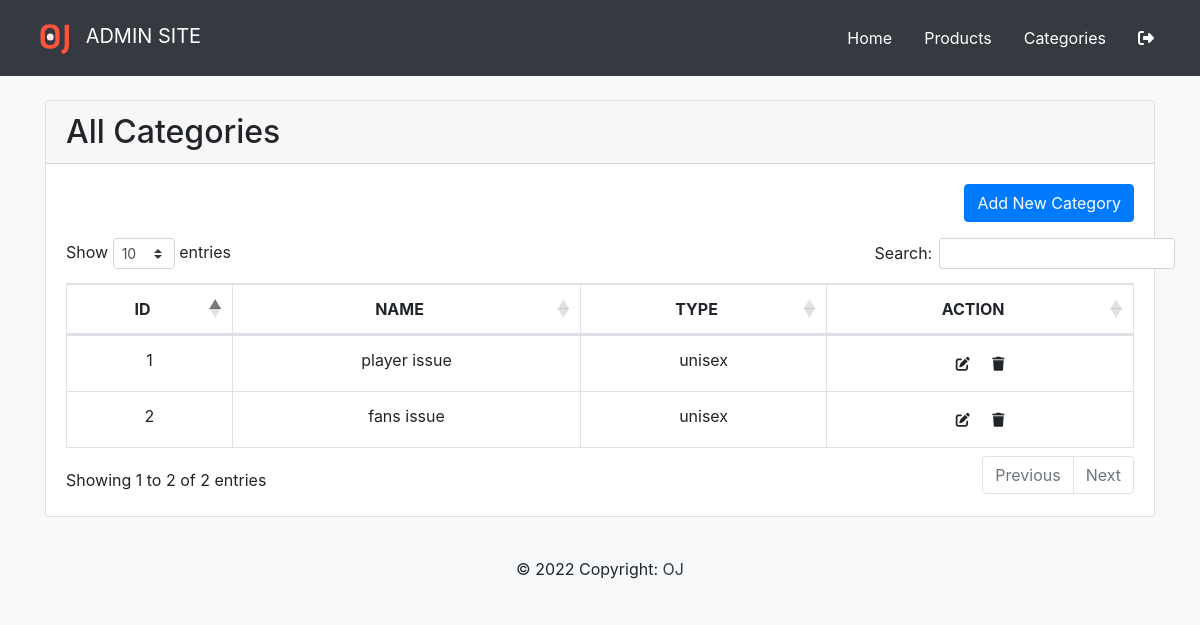
/admin/categories.php, run on an earlier commit of the app's database.
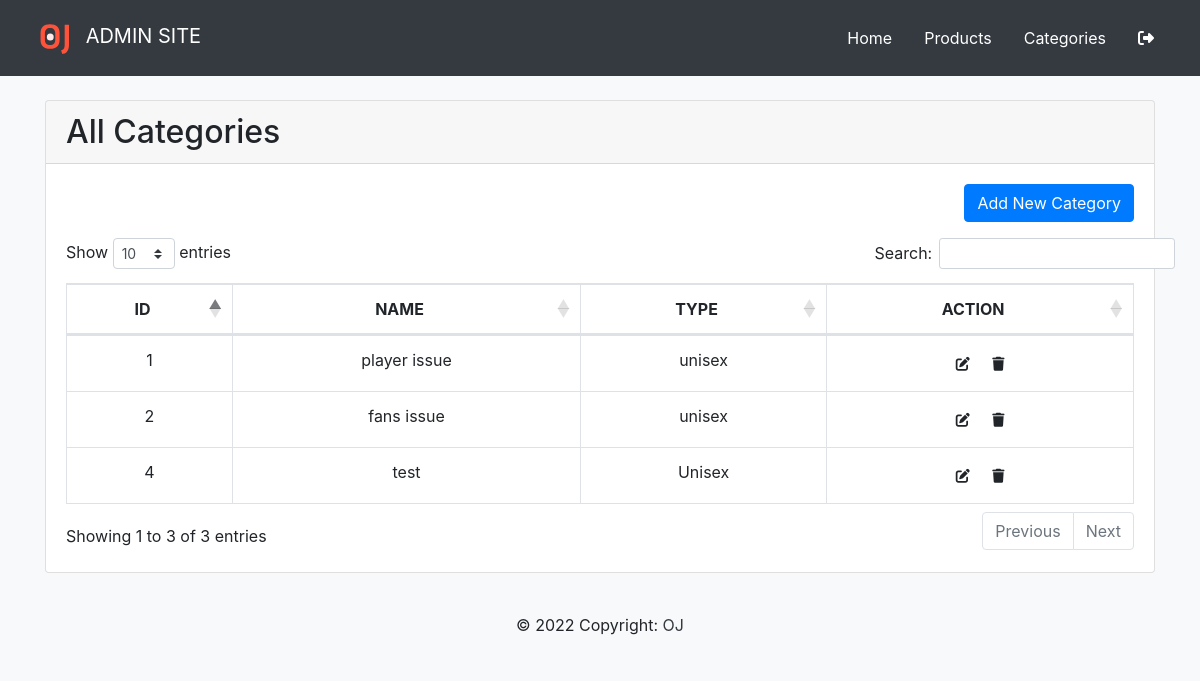
And on a later commit of the database.
### tables this page shows
CREATE TABLE `category` (
  `category_id` int NOT NULL,
  `category_name` varchar(255) DEFAULT NULL,
  `category_type` varchar(255) DEFAULT NULL,
  `created_at` timestamp NULL DEFAULT NULL,
  `updated_at` timestamp NULL DEFAULT NULL
);

### admin/categories.php (the view, shortened to what this page needs)
<!doctype html>
<html lang="en">
  <head>
    <?php include('layouts/header.php') ?>
  </head>
  <body class="bg-light">
      <?php include('layouts/navbar.php'); ?>
    <div class="container mb-4">
      <div class="card">
        <h2 class="card-header">All Categories</h2>
        <div class="card-body">
          <div class="row align-item-start">
            <div class="col"></div>
            <div class="col"></div>
            <div class="col"><a class="btn btn-primary ml-3 float-right" href="category-add.php">Add New Category</a></div>
          </div>
              <table class="table table-bordered text-center" id="dataTable">
                <thead>
                  <tr>
                    <th scope="col" class="text-center">ID</th>
                    <th scope="col" class="text-center">NAME</th>
                    <th scope="col" class="text-center">TYPE</th>
                    <th scope="col" class="text-center">ACTION</th>
                  </tr>
                </thead>
                <tbody>
                <?php
                  include('connection.php');
                  $sql = mysqli_query($conn, "select * from category");
                  while($data=mysqli_fetch_array($sql))
                  {
                ?>
                  <tr>
                    <td><?php echo $data['category_id'];?></td>
                    <td><?php echo $data['category_name'];?></td>
                    <td><?php echo $data['category_type'];?></td>
                    <td>
                    <button type="button" class="btn btn-sm"><a href="category-update.php?updateId=<?php echo $data['category_id'] ?>"><i class="fa-solid fa-pen-to-square" style="color: #212529;"></i></a></button>
                    <button class="btn btn-sm"><a href="category-delete.php?deleteId=<?php echo $data['category_id'] ?>"><i class="fa-solid fa-trash" style="color: #212529;"></i></a></button>
                    </td>
                  </tr>
                  <?php
                  }
                  ?>
                </tbody>
              </table>
        </div>
      </div>
    </div>
    <?php include('layouts/footer.php'); ?>
  </body>
</html>

What changed in the data, as far as the page shows it:
added category: category_id "4", category_name "test", category_type "Unisex"
Also different on the page:
text written by a page script: "Show entries Search: Showing 1 to 2 of 2 entries Previous Next" → "Show entries Search: Showing 1 to 3 of 3 entries Previous Next"
